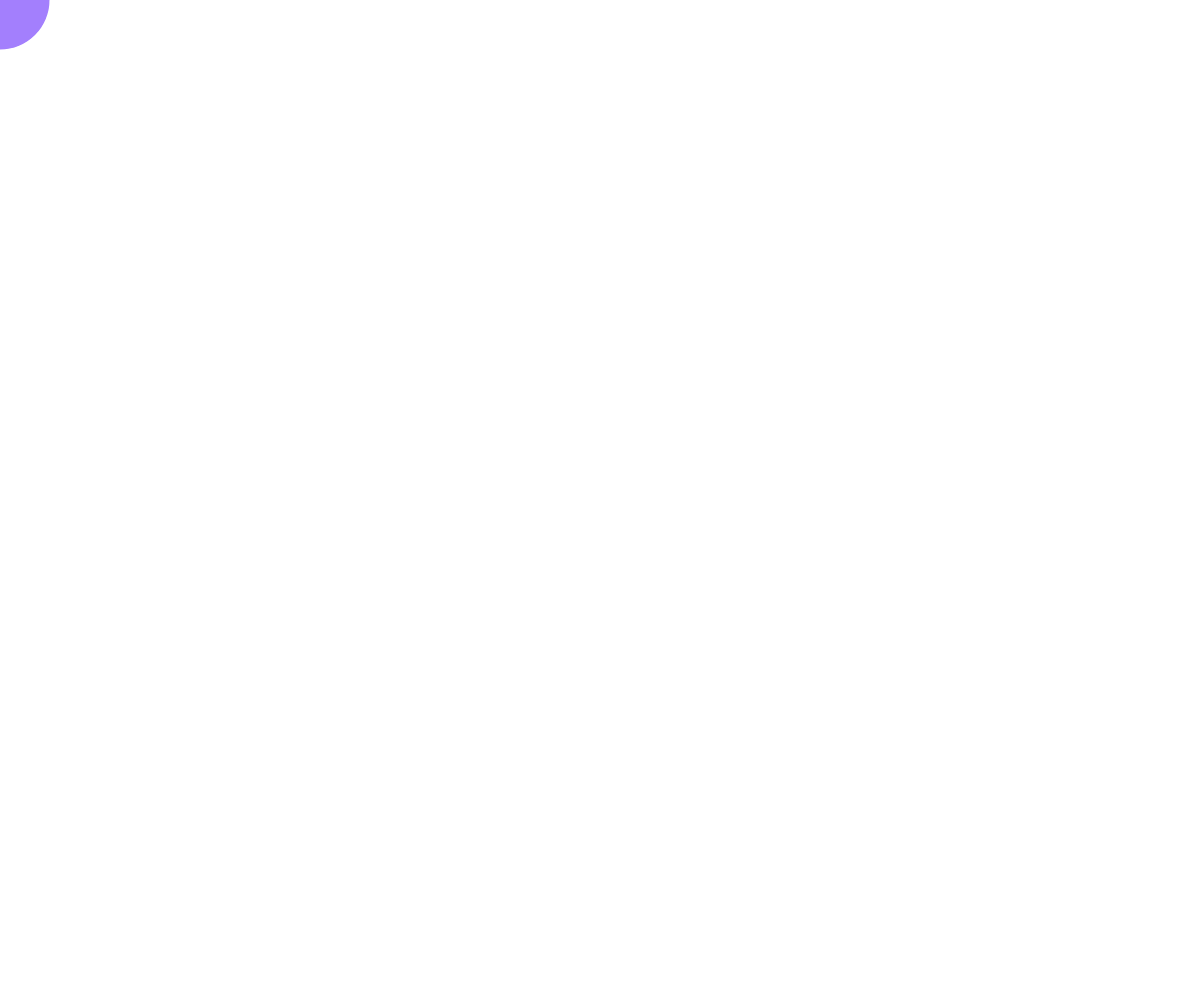
Frame 1 (no input)
Frame 60 (no input): identical to frame 1, image omitted
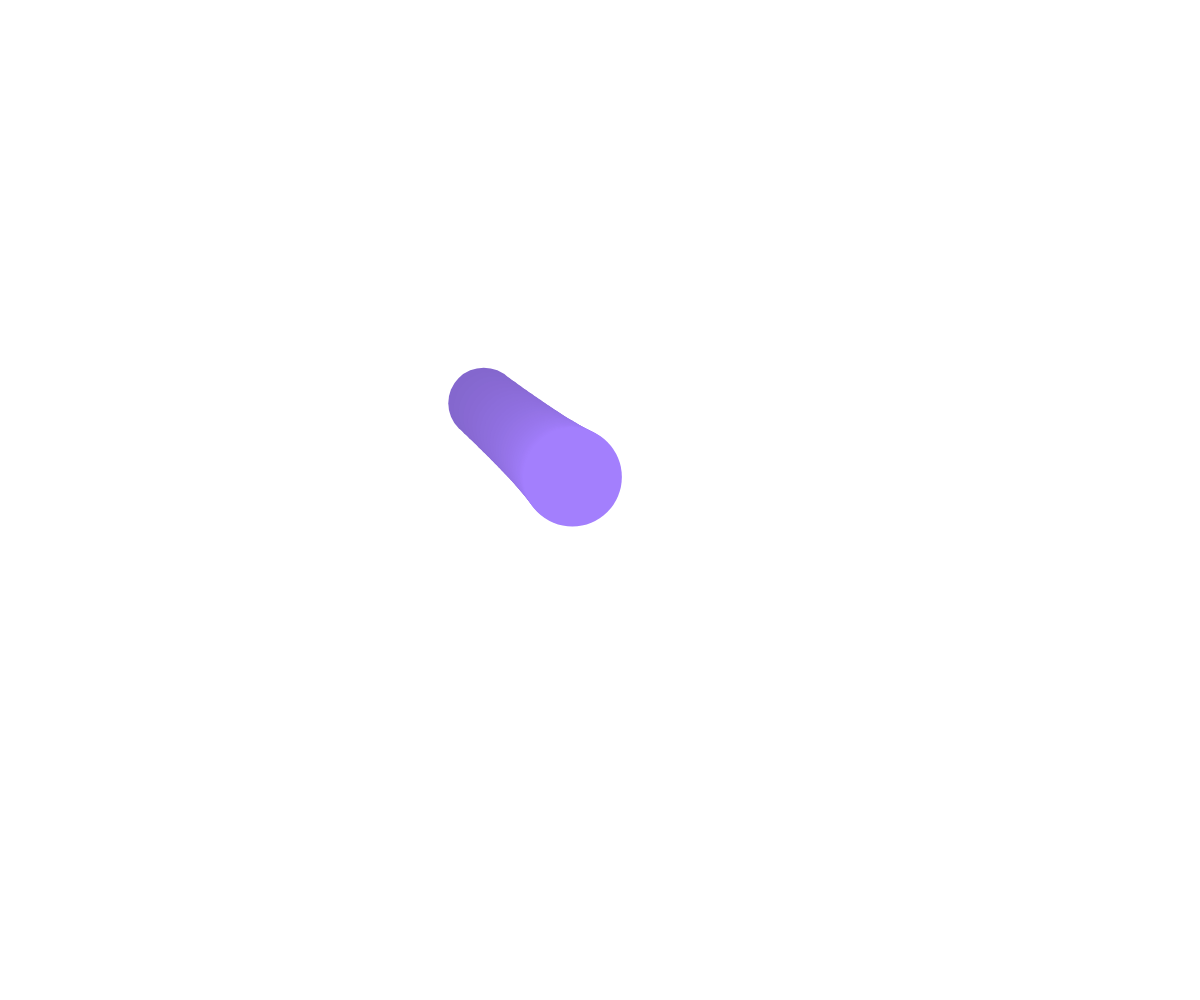
Frame 120 (the mouse pressed at the canvas centre since frame 60)

The p5.js sketch that drew these frames (run headless with seeded random() and noise() and a simulated clock; from frame 60 on, the mouse is pressed at the canvas centre):

// p5.js sketch
// ── sketch.js
var worm = []; //array of WormSegment objects
var wormLength = 30; //number of segments of the worm

function setup() {
  createCanvas(windowWidth,windowHeight); //make a fullscreen canvas, thanks to: http://codepen.io/grayfuse/pen/wKqLGL
  noStroke(); //no outlines, just filled shapes
  colorMode(HSB, 100);// Use HSB with scale of 0-100, see https://p5js.org/reference/#/p5/color
  var segmentColourMaxBrightness = 100;
  var segmentColourMinBrightness = 80;
  var segmentColourBrightnessRatio = (segmentColourMaxBrightness-segmentColourMinBrightness)/wormLength;
  var segmentColour = color(random(100),50,segmentColourMaxBrightness, 100); //random hue, saturation 50%, brightness 100%, alpha 100%
  var segmentMaxRadius = 100;
  var segmentMinRadius = 70;
  var segmentRadiusRatio = (segmentMaxRadius-segmentMinRadius)/wormLength;
  var segmentRadius = segmentMaxRadius;

  for (var i=0; i < wormLength; i++) {
    worm.push(new WormSegment(segmentColour, segmentRadius));
    segmentRadius -= segmentRadiusRatio;
    segmentColour = color(hue(segmentColour), saturation(segmentColour), brightness(segmentColour)-segmentColourBrightnessRatio, alpha(segmentColour));
  }
  console.log("The length of the worm is " + worm.length);
}

function draw() {
  background(255); //white background
  updateWorm();
  drawWorm();
}

function updateWorm(){
  var relativeMousePos = createVector(mouseX/windowWidth, mouseY/windowHeight);
  seekWormTowardsPosition(relativeMousePos);

  //starting at back of the worm, copy the previous worm segments position onto the current segments position
  for (var i = (worm.length-1); i > 0; i--) {
    worm[i].position.x = worm[i-1].position.x;
    worm[i].position.y = worm[i-1].position.y;
    //had to copy both values - not the reference, worm[i].position = worm[i-1].position doesn't work
  }
}

function drawWorm(){
  //draw the first segment of the worm last so that the shading looks correct
  for (var i = (worm.length-1); i > 0; i--) {
    worm[i].display();
  }
}

function seekWormTowardsPosition(relativeSeekPosition){
  var easing = 0.05;
  //move the head of the worm a bit closer... via https://processing.org/examples/easing.html
  var dx = relativeSeekPosition.x - worm[0].position.x;
  worm[0].position.x += dx * easing;
  var dy = relativeSeekPosition.y - worm[0].position.y;
  worm[0].position.y += dy * easing;
}

function keyTyped(){
  return false; //https://p5js.org/reference/#/p5/keyTyped preventing default behaviour
}

function WormSegment(aColour,aRadius){ //WormSegment object
  this.radius = aRadius;
  this.position = createVector(0.0, 0.0); //start in top left of screen
  this.colour = aColour;

  this.display = function(){
    var translatedX = this.position.x * windowWidth;
    var translatedY = this.position.y * windowHeight;
    fill(this.colour);
    ellipse(translatedX, translatedY, this.radius, this.radius);
  }
}
